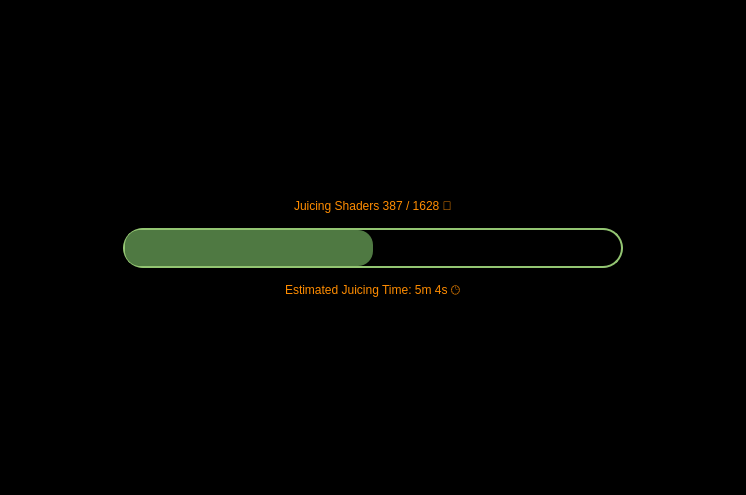
<?xml version="1.0" encoding="UTF-8"?>
<ui version="4.0">
 <class>LoadingScreen</class>
 <widget class="QWidget" name="LoadingScreen">
  <property name="geometry">
   <rect>
    <x>0</x>
    <y>0</y>
    <width>746</width>
    <height>495</height>
   </rect>
  </property>
  <property name="styleSheet">
   <string notr="true">background-color: #000000;</string>
  </property>
  <layout class="QVBoxLayout">
   <property name="spacing">
    <number>0</number>
   </property>
   <property name="leftMargin">
    <number>0</number>
   </property>
   <property name="topMargin">
    <number>0</number>
   </property>
   <property name="rightMargin">
    <number>0</number>
   </property>
   <property name="bottomMargin">
    <number>0</number>
   </property>
   <item>
    <widget class="QWidget" name="fade_parent" native="true">
     <layout class="QVBoxLayout" name="verticalLayout_2">
      <property name="spacing">
       <number>0</number>
      </property>
      <property name="leftMargin">
       <number>0</number>
      </property>
      <property name="topMargin">
       <number>0</number>
      </property>
      <property name="rightMargin">
       <number>0</number>
      </property>
      <property name="bottomMargin">
       <number>0</number>
      </property>
      <item alignment="Qt::AlignLeft|Qt::AlignTop">
       <widget class="QLabel" name="logo">
        <property name="text">
         <string/>
        </property>
        <property name="alignment">
         <set>Qt::AlignLeading|Qt::AlignLeft|Qt::AlignTop</set>
        </property>
        <property name="margin">
         <number>30</number>
        </property>
       </widget>
      </item>
      <item>
       <layout class="QVBoxLayout" name="verticalLayout" stretch="1,0,1">
        <property name="spacing">
         <number>15</number>
        </property>
        <property name="sizeConstraint">
         <enum>QLayout::SetNoConstraint</enum>
        </property>
        <item alignment="Qt::AlignHCenter|Qt::AlignBottom">
         <widget class="QLabel" name="stage">
          <property name="sizePolicy">
           <sizepolicy hsizetype="Minimum" vsizetype="Minimum">
            <horstretch>0</horstretch>
            <verstretch>0</verstretch>
           </sizepolicy>
          </property>
          <property name="styleSheet">
           <string notr="true">background-color: #000000; color: #FF8C00;
font: 75 20pt &quot;Arial&quot;;</string>
          </property>
          <property name="text">
           <string>Juicing Shaders 387 / 1628 🍊</string>
          </property>
         </widget>
        </item>
        <item alignment="Qt::AlignHCenter|Qt::AlignTop">
         <widget class="QProgressBar" name="progress_bar">
          <property name="sizePolicy">
           <sizepolicy hsizetype="Expanding" vsizetype="Preferred">
            <horstretch>0</horstretch>
            <verstretch>0</verstretch>
           </sizepolicy>
          </property>
          <property name="minimumSize">
           <size>
            <width>500</width>
            <height>40</height>
           </size>
          </property>
          <property name="styleSheet">
           <string notr="true">QProgressBar {
color: #2E5C00;
border: 2px solid #93C572;
outline-color: #000000;
border-radius: 20px;
}
QProgressBar::chunk {
background-color: #4F7942;
border-radius: 15px;
}</string>
          </property>
          <property name="value">
           <number>50</number>
          </property>
          <property name="textVisible">
           <bool>false</bool>
          </property>
          <property name="format">
           <string>Loading Shaders %v out of %m</string>
          </property>
         </widget>
        </item>
        <item alignment="Qt::AlignHCenter|Qt::AlignTop">
         <widget class="QLabel" name="value">
          <property name="toolTip">
           <string notr="true"/>
          </property>
          <property name="styleSheet">
           <string notr="true">background-color: #000000; color: #FF8C00;
font: 75 15pt &quot;Arial&quot;;</string>
          </property>
          <property name="text">
           <string>Estimated Juicing Time: 5m 4s 🕒</string>
          </property>
         </widget>
        </item>
       </layout>
      </item>
      <item alignment="Qt::AlignRight|Qt::AlignBottom">
       <widget class="QLabel" name="banner">
        <property name="styleSheet">
         <string notr="true">background-color: #000000;</string>
        </property>
        <property name="text">
         <string/>
        </property>
        <property name="alignment">
         <set>Qt::AlignCenter</set>
        </property>
        <property name="margin">
         <number>30</number>
        </property>
       </widget>
      </item>
     </layout>
    </widget>
   </item>
  </layout>
 </widget>
 <resources/>
 <connections/>
</ui>
